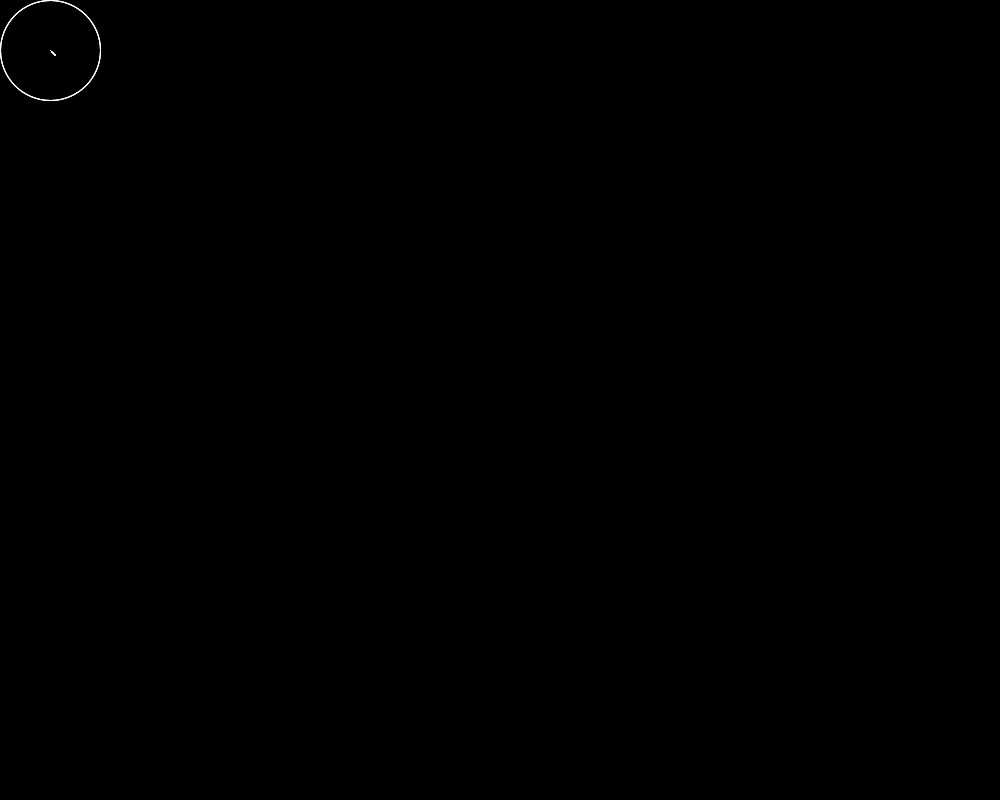
Frame 1 (no input)
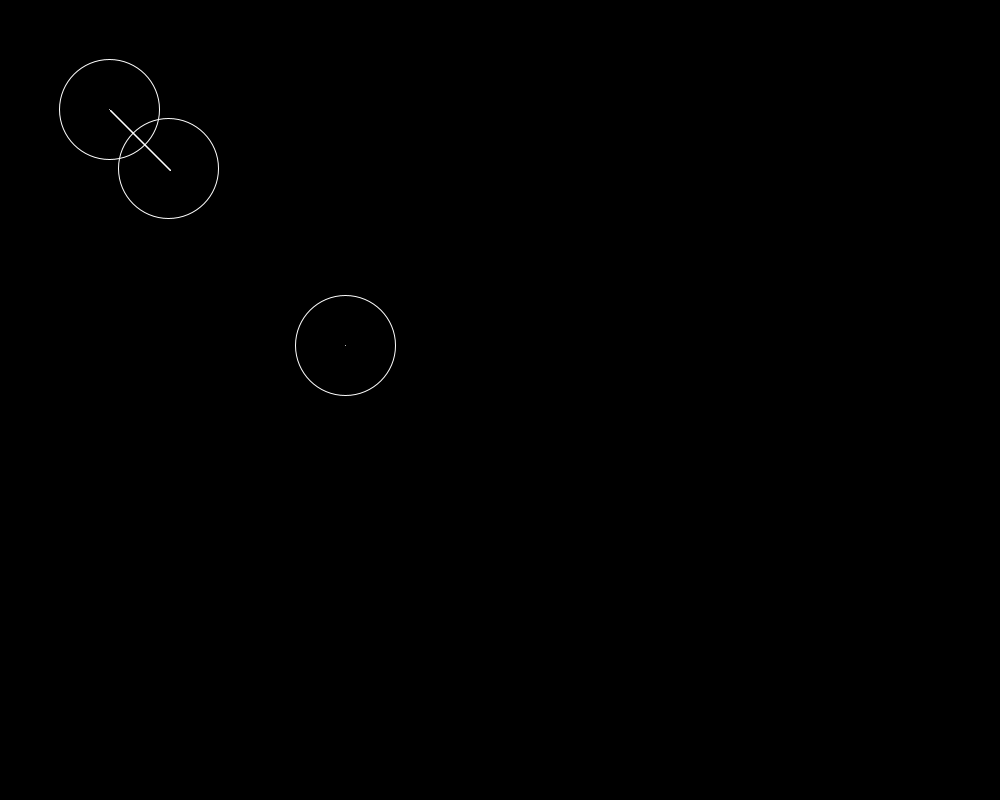
Frame 60 (the mouse pressed at the canvas centre just before this capture)
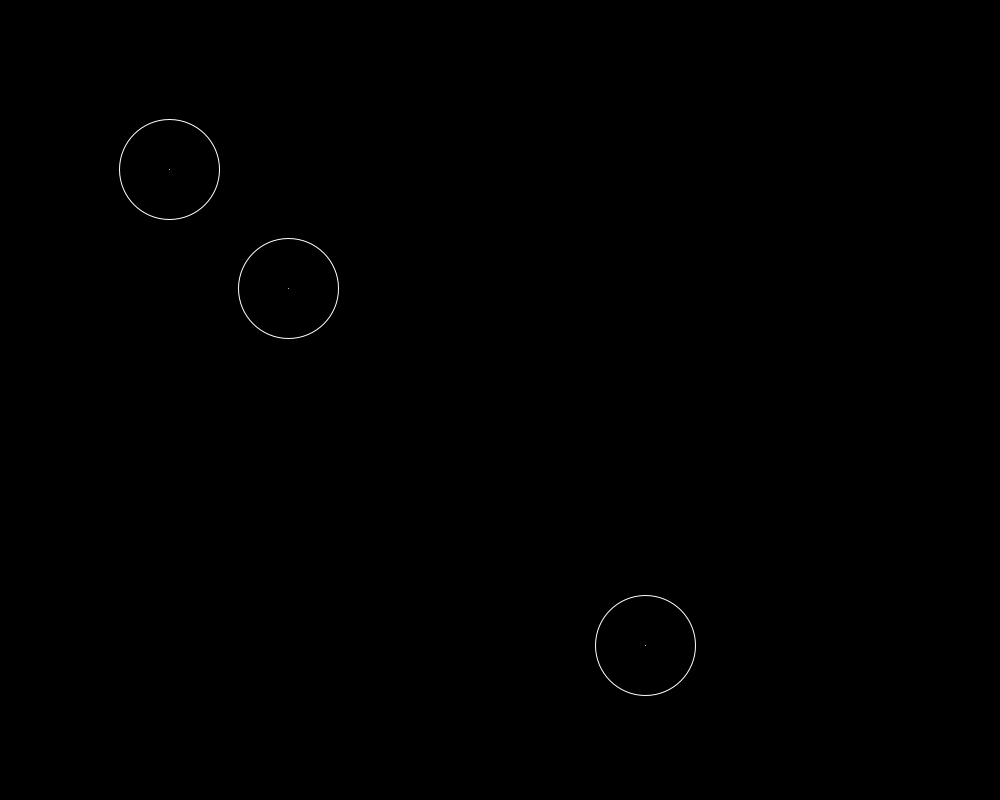
Frame 120 (the mouse held since frame 60 and released just before this capture)

The Processing sketch that drew these frames (run headless with seeded random() and noise(); from frame 60 on, the mouse is pressed at the canvas centre):

// Processing sketch: w3_e4_processelement6
// ── w3_e4_processelement6.pde
int[][] balls = { {width/2,height/2,1,1,1},
                  {width/2,height/2,1,1,5},
                  {width/2,height/2,1,1,2} };

void setup() {
  background(0);
  size(1000, 800);  
  noFill();
  pixelDensity(2);
}

void draw() {
  background(0);
  drawElement();
  drawLines();
}

void drawElement(){  
  
  for (int i = 0; i < balls.length; i++) {
    
    int x = balls[i][0];
    int y = balls[i][1];
    
    int xd = balls[i][2];
    int yd = balls[i][3];
    
    int speed = balls[i][4];
    
    balls[i][0] = x + ( speed * xd );
    balls[i][1] = y + ( speed * yd );
    
    if ( xd == -1 && x <= 0 ){
     balls[i][2] *= -1;
    }
  
    if ( xd == 1 && x >= width ){
     balls[i][2] = -1;
    }
    
    if ( yd == -1 && y <= 0 ){
     balls[i][3] *= -1;
    }
  
    if ( yd == 1 && y >= height ){
     balls[i][3] = -1;
    }
   
    stroke(255);
    ellipse(x,y,100,100);
    point(x,y);

  }
}

void drawLines(){
  for (int i = 0; i < balls.length; i++) {
    int x1 = balls[0][0];
    int x2 = balls[1][0];
    int x3 = balls[2][0];
    int y1 = balls[0][1];
    int y2 = balls[1][1];
    int y3 = balls[2][1];
    
    float d1 = dist(x1,y1,x2,y2);
    
    if (d1 <= 100){
      stroke(255);
      line(x1,y1,x2,y2);
    }
    
    float d2 = dist(x1,y1,x3,y3);
    
    if (d2 <= 100){
      stroke(255);
      line(x1,y1,x3,y3);
    }
    
    float d3 = dist(x2,y2,x3,y3);
    
    if (d3 <= 100){
      stroke(255);
      line(x2,y2,x3,y3);
    }
  }
}
